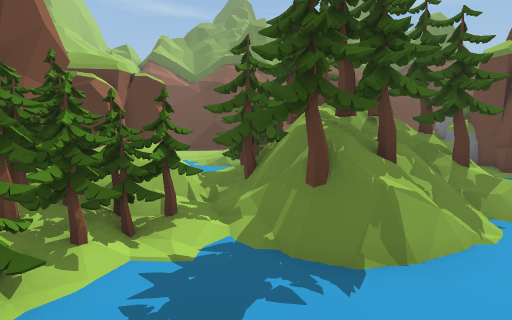
View 1 (above)

20 first-person views from a walk through a 3-D level made in the Unity game engine. The camera is 1.4 m above the floor, tilts 6° down and sees 85° across. The floor is counted in squares, 1 m on a side. Each view is taken from the middle of a square. On the plan, view 1 faces up. The plan holds only what a view shows up to about 14 squares ahead; the rest is blank. The place goes on beyond the plan.

View 2
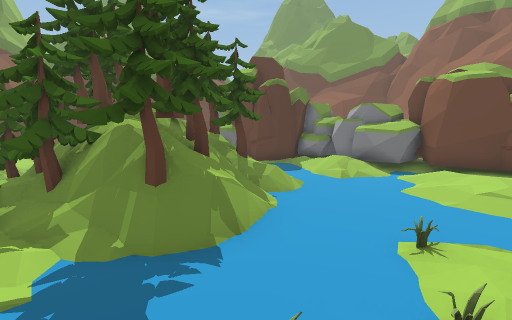

View 3
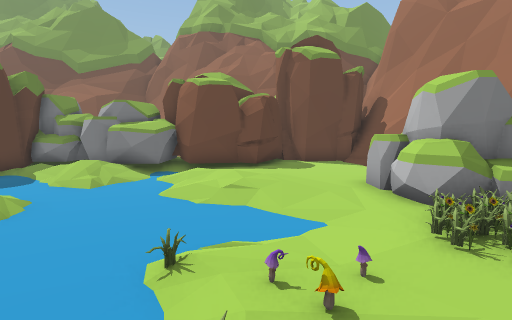

View 4
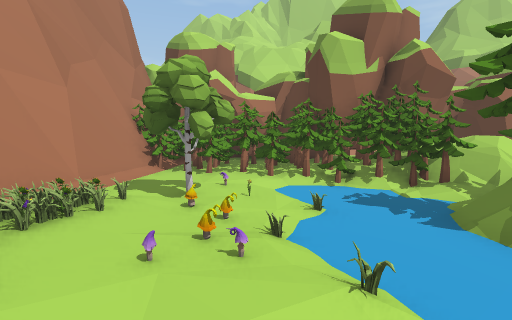

View 5
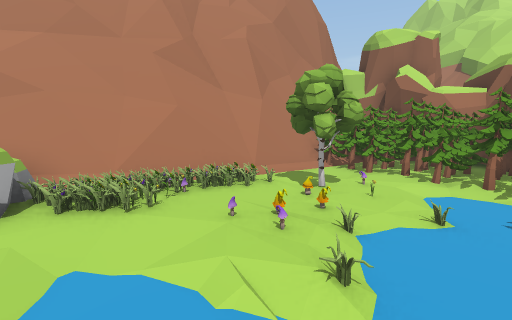

View 6
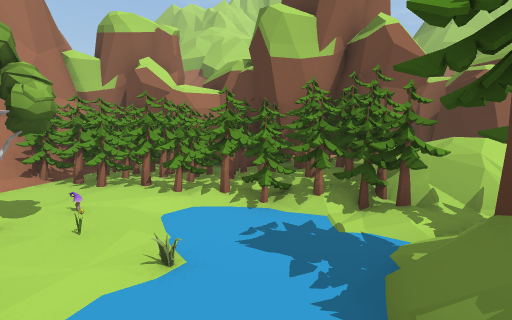

View 7
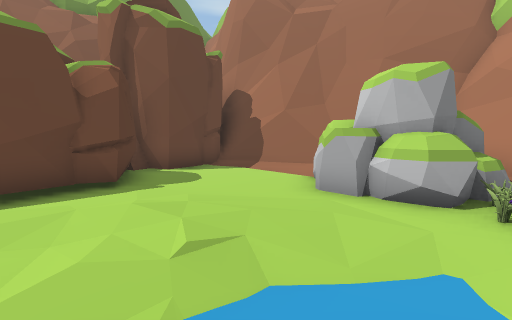

View 8
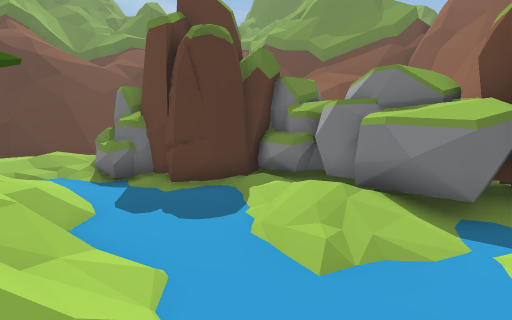

View 9
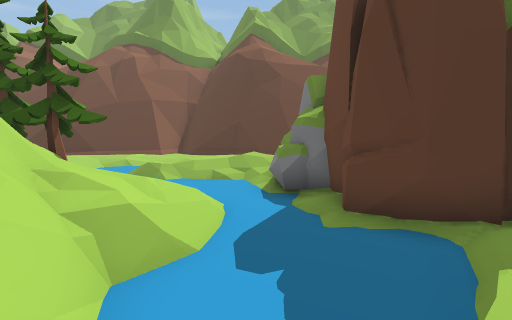

View 10
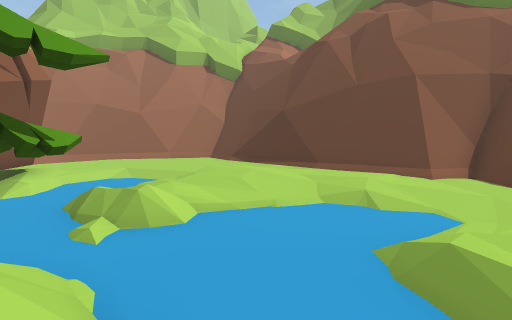

View 11
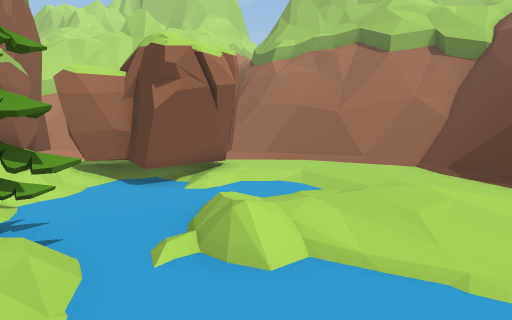

View 12
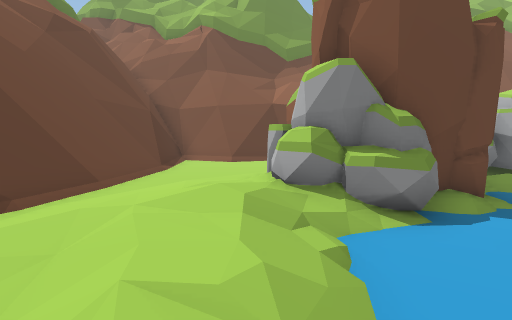

View 13
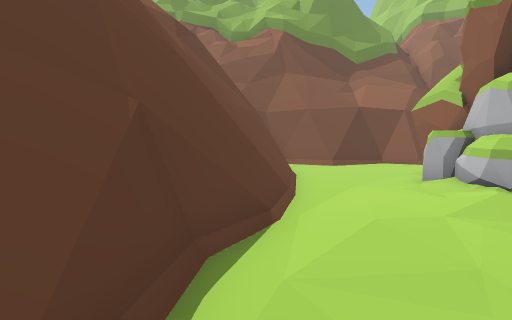

View 14
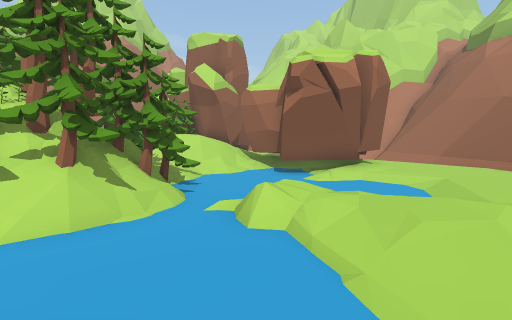

View 15
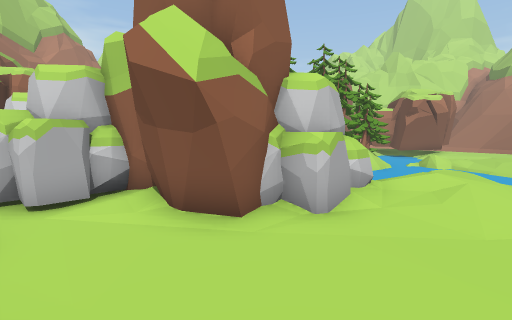

View 16
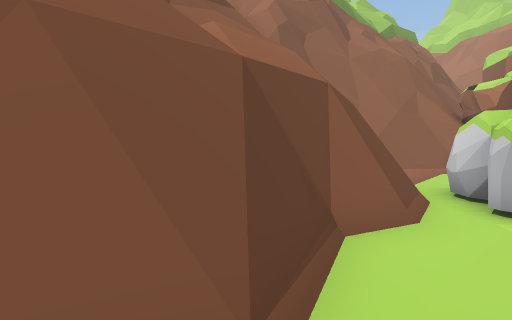

View 17
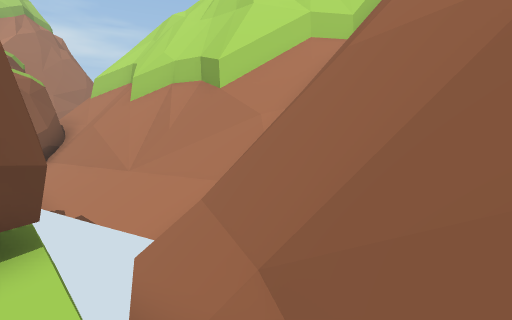

View 18
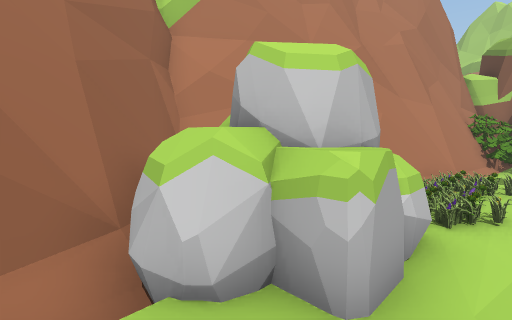

View 19
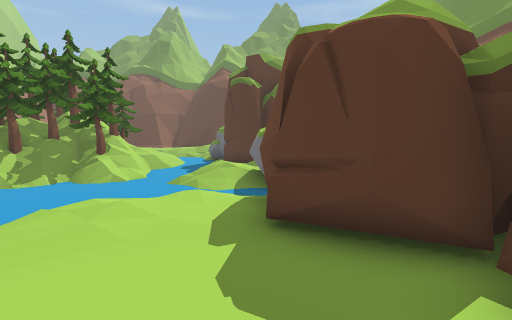

View 20
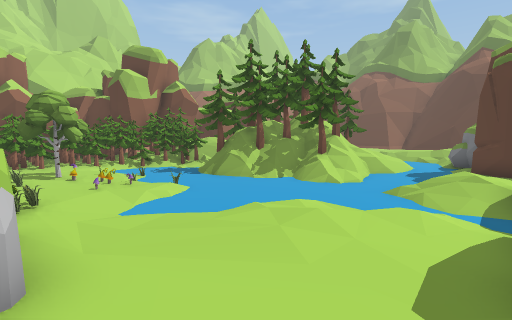

### Floor plan
Key: @ floor where view 1 was taken; # wall or solid block; . main floor; : floor 0.25 m higher than the main floor; - floor 0.25 m lower than the main floor; + floor 0.5 m higher than the main floor; _ floor 0.5 m lower than the main floor; * floor 0.75 m higher than the main floor; % floor 1 m higher than the main floor; / step, stairs or slope; = window, fence, low wall or low ledge; ^ raised ledge; v drop or lower ground; R rock; T tree; M mushroom; O other object.
Columns run from 11 left of view 1 to 17 right of it. Each row starts with its distance up from view 1.
 21              ###
 20            ###=###
 19    ##########=.=#####
 18   ##=..=...::.....=########
 17   ##......:::....:://===#=#
 16  ##=..... :///-..:/::.....#
 15  ##..../////--///:+/::...=#
 14 ##=.../-./:/--///////R...=#
 13 ##-.../--///-----//RRRRO..#
 12 #=v OOO/-///------/RRR O..#
 11 =-OO OOO---TTTT/ -/RR  O.###
 10   OO OOO--TTTTTT//-/OO RRR##
  9 = vO OOO--TTTOO#//--OORRRR=#
  8 =_  OOOO+.TT#T^=/#---/RRRR.#
  7 #-v.OO+*%*TT#^TT#---//RR  .=
  6 #.v.OOOO%%TT##TTT.-///RRR .##
  5 #=v  OOTTTT##TT//--//RRRR =##
  4 #=    OTTTTTTT/----//RRRR ##
  3 ##O  OOOTT---=------.RRR O#
  2 ##O OTTTTT--------///OOOOO
  1 #  OOTTTTT-OO-O--///.OOOOO
  0    OOTTTTT.@MM.--/:::OOOO
 -1   OOOOTTT.OTMM../.:...OOO
 -2   OOOOTTT.TTOOO........OOO
 -3    OOOOTT=.OOOOORRR....OO
 -4    O OOT####OO.RRRRR..=OOO
 -5           ####=RRRRR#####
 -6              ###R R###
 -7                #####

Where each view was taken, in squares from view 1:
view 1: 0 up, 0 right, facing up
view 2: 0 up, 1 left, facing up-right
view 3: 0 up, 0 right, facing right
view 4: 0 up, 5 right, facing left
view 5: 2 up, 5 right, facing down-left
view 6: 2 up, 3 right, facing left
view 7: 2 up, 4 right, facing down-right
view 8: 3 up, 5 right, facing up-right
view 9: 5 up, 7 right, facing up
view 10: 11 up, 4 right, facing up-left
view 11: 13 up, 3 right, facing left
view 12: 14 up, 3 right, facing right
view 13: 18 up, 3 right, facing right
view 14: 16 up, 3 right, facing down-left
view 15: 16 up, 14 right, facing down-left
view 16: 16 up, 13 right, facing down-right
view 17: 15 up, 8 left, facing down-left
view 18: 2 down, 9 right, facing down-left
view 19: 4 down, 10 right, facing up
view 20: 3 down, 10 right, facing up-left
